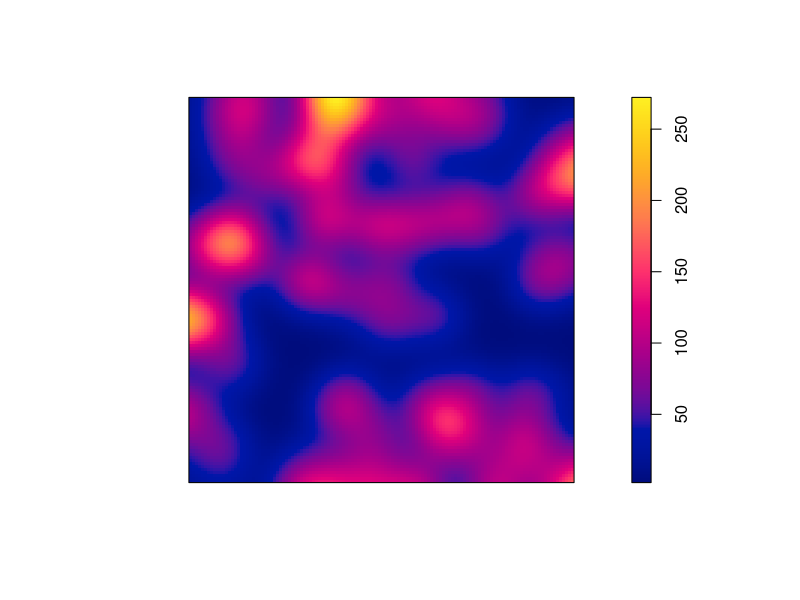
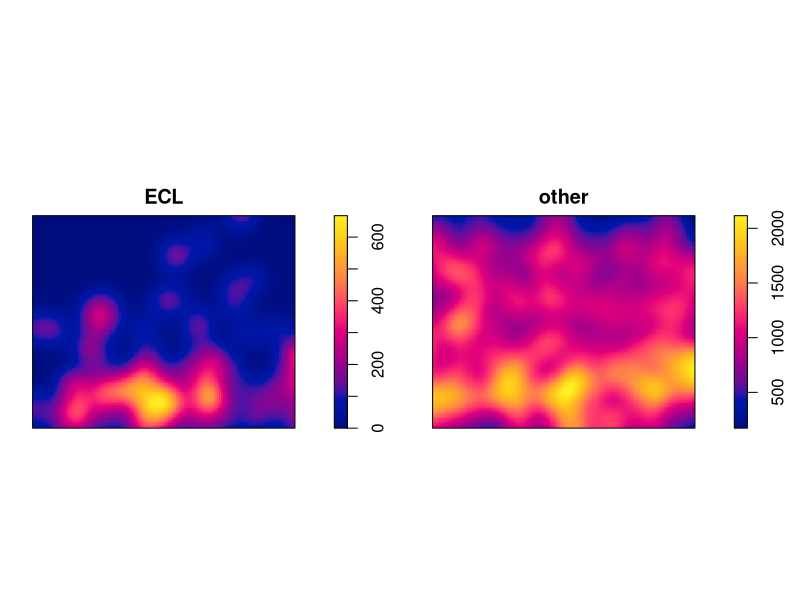
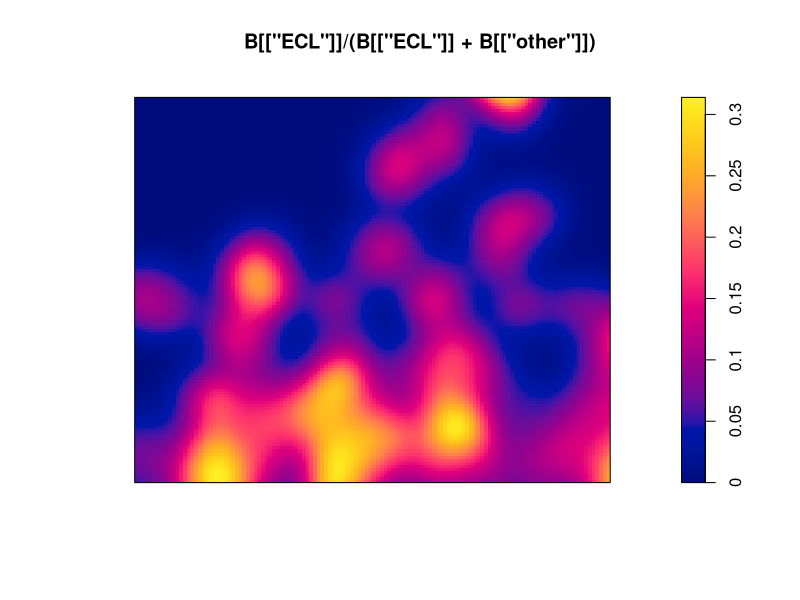
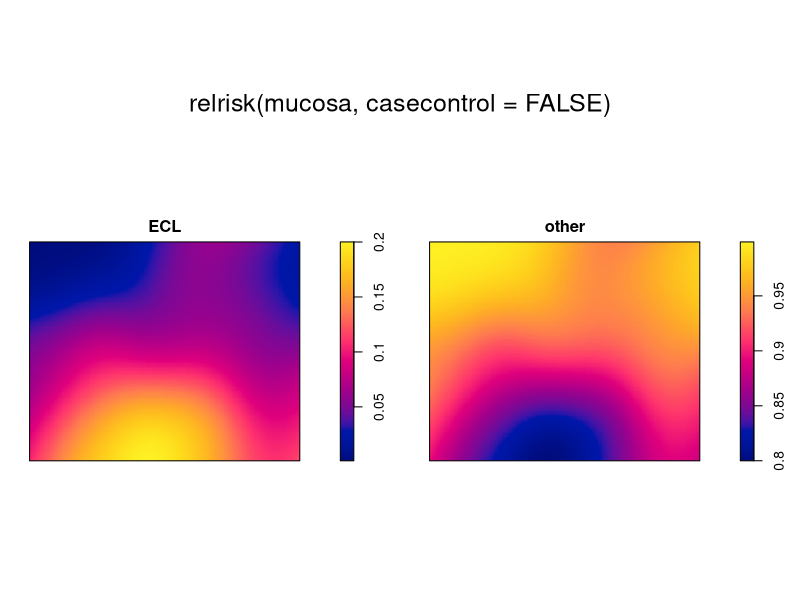
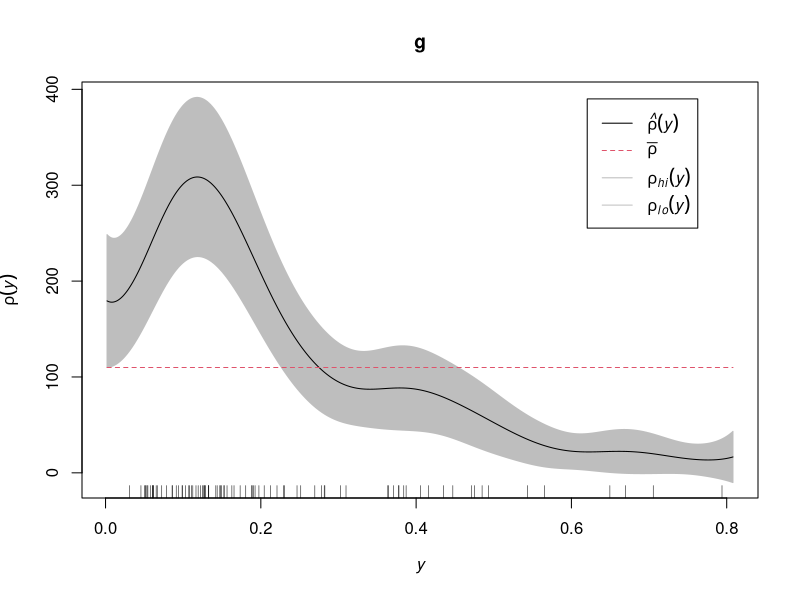
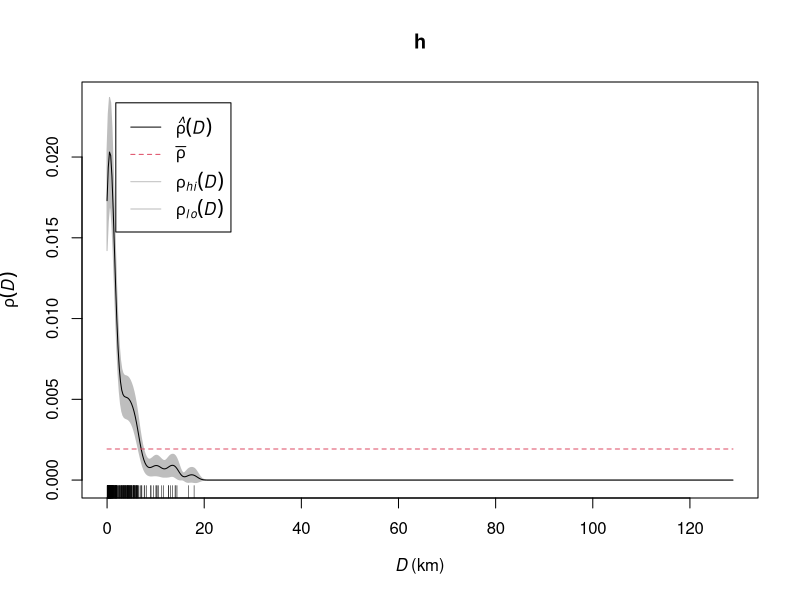
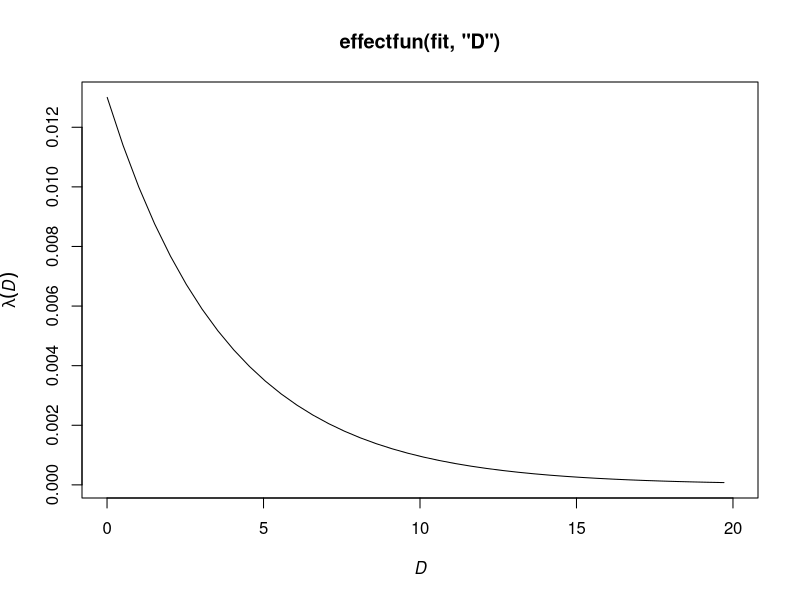
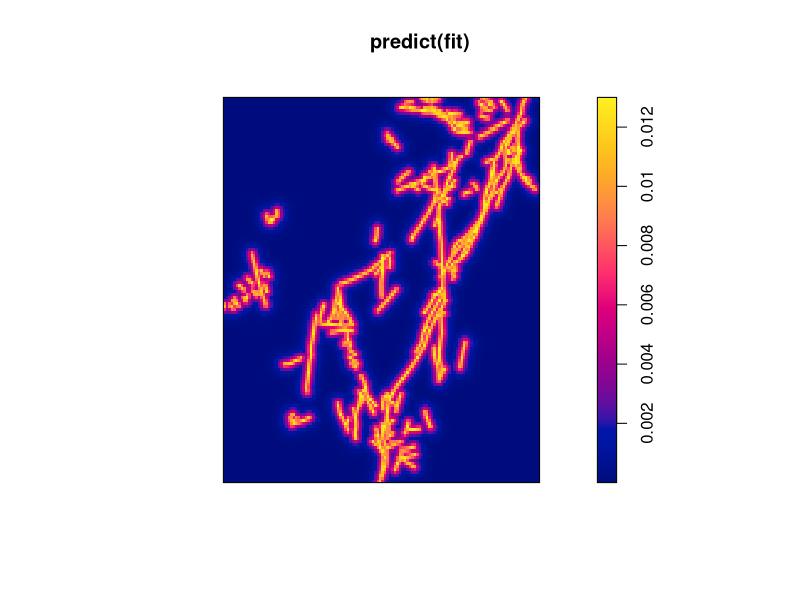

Here is the R script that generated these plots, in order:
## ---- chunk 1
library(spatstat)
X <- japanesepines
Z <- density(X)
Z <- density(X, bw.diggle)
plot(Z, main="")
## ---- chunk 2
M <- split(mucosa)
B <- density(M, bw.diggle)
plot(B, main="")
## ---- chunk 3
plot(B[["ECL"]]/(B[["ECL"]] + B[["other"]]))
## ---- chunk 4
plot(relrisk(mucosa, casecontrol=FALSE))
## ---- chunk 5
E <- split(mucosa)$ECL
g <- rhohat(E, "y")
plot(g)
## ---- chunk 6
X <- murchison$gold
L <- murchison$faults
X <- rescale(X, 1000, "km")
L <- rescale(L, 1000, "km")
D <- distfun(L)
h <- rhohat(X, D)
plot(h)
## ---- chunk 7
fit <- ppm(X ~ D)
coef(fit)
confint(fit)
anova(fit, test="Chi")
plot(effectfun(fit, "D"), xlim=c(0, 20))
plot(predict(fit))
## ---- chunk 8
Jfit <- ppm(japanesepines ~ x + y)
Jfit
confint(Jfit)
Jfit2 <- ppm(japanesepines ~ polynom(x,y,2))
Jfit2
plot(predict(Jfit2))
## ---- chunk 9
anova(Jfit, Jfit2, test="Chi")
## ---- chunk 10
step(Jfit2)
## ---- chunk 11
plot(simulate(Jfit2))
## ---- chunk 12
plot(simulate(Jfit2, nsim=12))
## ---- chunk 13
model0 <- ppm(mucosa ~ marks)
model0
coef(model0)
plot(predict(model0), equal.ribbon=TRUE)
## ---- chunk 14
model1 <- ppm(mucosa ~ marks + y)
model1
coef(model1)
plot(predict(model1))
## ---- chunk 15
model2 <- ppm(mucosa ~ marks * y)
model2
coef(model2)
plot(predict(model2))
## ---- chunk 16
model1xy <- ppm(mucosa ~ marks + x + y)
model1xy
coef(model1xy)
plot(predict(model1xy))
## ---- chunk 17
model2xy <- ppm(mucosa ~ marks * (x + y))
model2xy
coef(model2xy)
plot(predict(model2xy))
## ---- chunk 18
model3 <- ppm(mucosa ~ marks + polynom(x, y, 2))
model3
coef(model3)
plot(predict(model3))
## ---- chunk 19
model4 <- ppm(mucosa ~ marks * polynom(x,y,2))
model4
coef(model4)
plot(predict(model4))
## ---- chunk 20
plot(relrisk(model4, casecontrol=FALSE))
## ---- chunk 21
plot(relrisk(model3, casecontrol=FALSE), equal.ribbon=TRUE)
